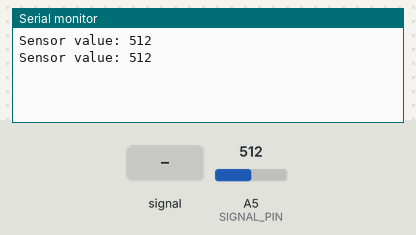
This sketch was run on a simulated Arduino Uno, built with avr-gcc and run on an emulated ATmega328P. On the bench: the last lines printed to the serial monitor. Inputs (shaded band) come from the test bench; at power-on: A5 (SIGNAL_PIN) = 512.

Above: at 1.8 s.
1.9 s: A5 (SIGNAL_PIN) fed a 200 Hz sine of ±81 counts around its level
At 2.4 s:
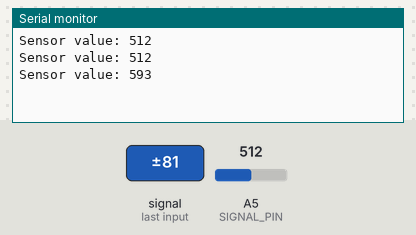
3.4 s: A5 (SIGNAL_PIN) set to 716
At 4.7 s:
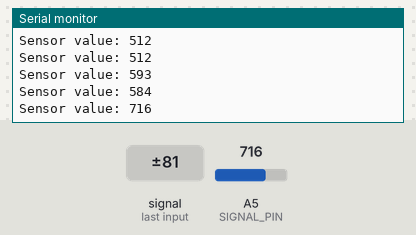
4.9 s: A5 (SIGNAL_PIN) fed a 1000 Hz sine of ±255 counts around its level
At 5.8 s:
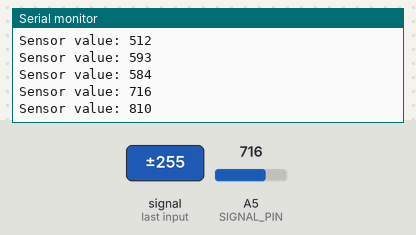
6.4 s: A5 (SIGNAL_PIN) set to 900
At 7.9 s:
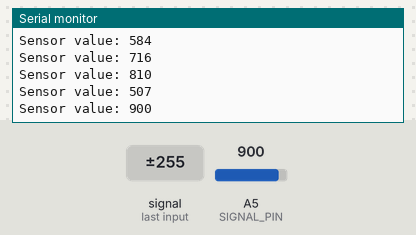
Timing chart, 0 to 8.9 s (numbered marks = the images above; inputs shaded):
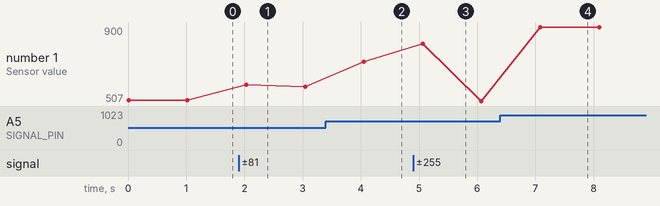

The sketch:

Lab_02_WaterTemperature_Sensor.ino
```cpp
#define POWER_PIN  7
#define SIGNAL_PIN A5

int value = 0; // variable to store the sensor value

void setup() {
  Serial.begin(9600);
  pinMode(POWER_PIN, OUTPUT);   // configure D7 pin as an OUTPUT
  digitalWrite(POWER_PIN, LOW); // turn the sensor OFF
}

void loop() {
  digitalWrite(POWER_PIN, HIGH);  // turn the sensor ON
  delay(10);                      // wait 10 milliseconds
  value = analogRead(SIGNAL_PIN); // read the analog value from sensor
  digitalWrite(POWER_PIN, LOW);   // turn the sensor OFF

  Serial.print("Sensor value: ");
  Serial.println(value);

  delay(1000);
}
```

Measured:
- after the input at 1.9 s, the serial monitor: prints a new line after 0.13 s (image 1)
- after the input at 3.4 s, the serial monitor: prints a new line after 0.65 s (image 2)
- after the input at 4.9 s, the serial monitor: prints a new line after 0.16 s (image 3)
- after the input at 6.4 s, the serial monitor: prints a new line after 0.68 s (image 4)
- plotted number 1: 512 → 584 after the input at 1.9 s, 584 → 716 after the input at 3.4 s, 716 → 507 after the input at 4.9 s, 507 → 900 after the input at 6.4 s
